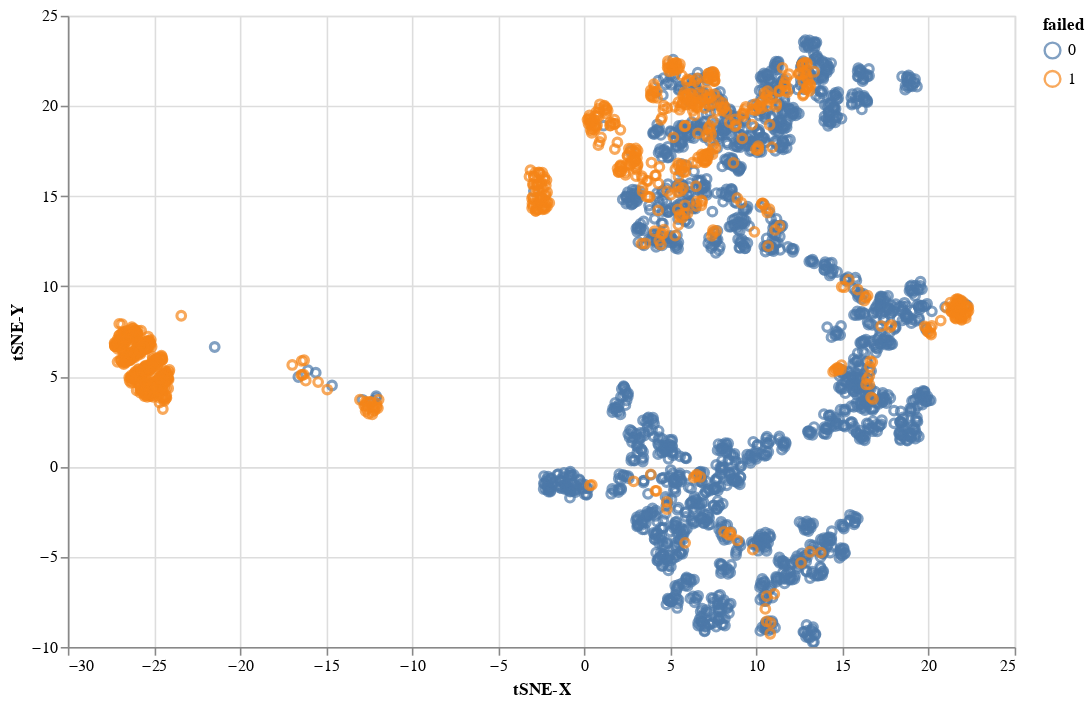

Source (notebook cell):
### Code cell
to_umap(X_selected, y, target='failed', n_neighbors=300, min_dist=1.0, metric='euclidean')

### Figure 1 — Vega-Lite specification as saved in the notebook (floating-point values rounded to 4 significant figures; data arrays with more than 128 entries replaced by an {"elided": "..."} marker saying what was removed)
{"config": {"view": {"continuousWidth": 400, "continuousHeight": 300}}, "data": {"name": "data-5651661a0b7ba40d2407b50bb546d107"}, "mark": "point", "encoding": {"color": {"type": "nominal", "field": "failed"}, "x": {"type": "quantitative", "field": "tSNE-X"}, "y": {"type": "quantitative", "field": "tSNE-Y"}}, "height": 400, "selection": {"selector002": {"type": "interval", "bind": "scales", "encodings": ["x", "y"]}}, "width": 600, "$schema": "https://vega.github.io/schema/vega-lite/v4.8.1.json", "datasets": {"data-5651661a0b7ba40d2407b50bb546d107": {"elided": "3099 records"}}}
